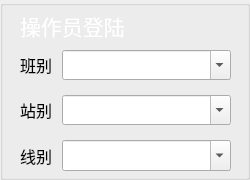
   <widget class="QGroupBox" name="DengLu">
    <property name="geometry">
     <rect>
      <x>300</x>
      <y>130</y>
      <width>250</width>
      <height>180</height>
     </rect>
    </property>
    <property name="autoFillBackground">
     <bool>false</bool>
    </property>
    <property name="styleSheet">
     <string notr="true">QGroupBox#DengLu{
border-image:url(:/VisionTest/Resources/Pictures/DengLu.jpg);
border: 0px solid;
}</string>
    </property>
    <property name="title">
     <string/>
    </property>
    <widget class="QLabel" name="label_16">
     <property name="geometry">
      <rect>
       <x>20</x>
       <y>10</y>
       <width>121</width>
       <height>31</height>
      </rect>
     </property>
     <property name="palette">
      <palette>
       <active>
        <colorrole role="WindowText">
         <brush brushstyle="SolidPattern">
          <color alpha="255">
           <red>255</red>
           <green>255</green>
           <blue>255</blue>
          </color>
         </brush>
        </colorrole>
        <colorrole role="Text">
         <brush brushstyle="SolidPattern">
          <color alpha="255">
           <red>255</red>
           <green>255</green>
           <blue>255</blue>
          </color>
         </brush>
        </colorrole>
        <colorrole role="PlaceholderText">
         <brush brushstyle="SolidPattern">
          <color alpha="128">
           <red>255</red>
           <green>255</green>
           <blue>255</blue>
          </color>
         </brush>
        </colorrole>
       </active>
       <inactive>
        <colorrole role="WindowText">
         <brush brushstyle="SolidPattern">
          <color alpha="255">
           <red>255</red>
           <green>255</green>
           <blue>255</blue>
          </color>
         </brush>
        </colorrole>
        <colorrole role="Text">
         <brush brushstyle="SolidPattern">
          <color alpha="255">
           <red>255</red>
           <green>255</green>
           <blue>255</blue>
          </color>
         </brush>
        </colorrole>
        <colorrole role="PlaceholderText">
         <brush brushstyle="SolidPattern">
          <color alpha="128">
           <red>255</red>
           <green>255</green>
           <blue>255</blue>
          </color>
         </brush>
        </colorrole>
       </inactive>
       <disabled>
        <colorrole role="WindowText">
         <brush brushstyle="SolidPattern">
          <color alpha="255">
           <red>120</red>
           <green>120</green>
           <blue>120</blue>
          </color>
         </brush>
        </colorrole>
        <colorrole role="Text">
         <brush brushstyle="SolidPattern">
          <color alpha="255">
           <red>120</red>
           <green>120</green>
           <blue>120</blue>
          </color>
         </brush>
        </colorrole>
        <colorrole role="PlaceholderText">
         <brush brushstyle="SolidPattern">
          <color alpha="128">
           <red>0</red>
           <green>0</green>
           <blue>0</blue>
          </color>
         </brush>
        </colorrole>
       </disabled>
      </palette>
     </property>
     <property name="font">
      <font>
       <family>方正粗黑宋简体</family>
       <pointsize>16</pointsize>
       <weight>50</weight>
       <bold>false</bold>
      </font>
     </property>
     <property name="autoFillBackground">
      <bool>false</bool>
     </property>
     <property name="text">
      <string>操作员登陆</string>
     </property>
    </widget>
    <widget class="QWidget" name="formLayoutWidget">
     <property name="geometry">
      <rect>
       <x>20</x>
       <y>50</y>
       <width>211</width>
       <height>121</height>
      </rect>
     </property>
     <layout class="QFormLayout" name="formLayout">
      <property name="sizeConstraint">
       <enum>QLayout::SetNoConstraint</enum>
      </property>
      <property name="fieldGrowthPolicy">
       <enum>QFormLayout::AllNonFixedFieldsGrow</enum>
      </property>
      <property name="labelAlignment">
       <set>Qt::AlignCenter</set>
      </property>
      <property name="horizontalSpacing">
       <number>10</number>
      </property>
      <property name="verticalSpacing">
       <number>15</number>
      </property>
      <property name="leftMargin">
       <number>0</number>
      </property>
      <item row="0" column="0">
       <widget class="QLabel" name="label_13">
        <property name="font">
         <font>
          <family>方正粗黑宋简体</family>
          <pointsize>12</pointsize>
          <weight>50</weight>
          <bold>false</bold>
         </font>
        </property>
        <property name="text">
         <string>班别</string>
        </property>
       </widget>
      </item>
      <item row="1" column="0">
       <widget class="QLabel" name="label_14">
        <property name="font">
         <font>
          <family>方正粗黑宋简体</family>
          <pointsize>12</pointsize>
          <weight>50</weight>
          <bold>false</bold>
         </font>
        </property>
        <property name="text">
         <string>站别</string>
        </property>
       </widget>
      </item>
      <item row="2" column="0">
       <widget class="QLabel" name="label_15">
        <property name="font">
         <font>
          <family>方正粗黑宋简体</family>
          <pointsize>12</pointsize>
          <weight>50</weight>
          <bold>false</bold>
         </font>
        </property>
        <property name="text">
         <string>线别</string>
        </property>
       </widget>
      </item>
      <item row="0" column="1">
       <widget class="QComboBox" name="comboBox_2">
        <property name="font">
         <font>
          <family>方正粗黑宋简体</family>
          <pointsize>12</pointsize>
         </font>
        </property>
        <property name="editable">
         <bool>true</bool>
        </property>
       </widget>
      </item>
      <item row="1" column="1">
       <widget class="QComboBox" name="comboBox_3">
        <property name="font">
         <font>
          <family>方正粗黑宋简体</family>
          <pointsize>12</pointsize>
         </font>
        </property>
        <property name="editable">
         <bool>true</bool>
        </property>
       </widget>
      </item>
      <item row="2" column="1">
       <widget class="QComboBox" name="comboBox_4">
        <property name="font">
         <font>
          <family>方正粗黑宋简体</family>
          <pointsize>12</pointsize>
         </font>
        </property>
        <property name="editable">
         <bool>true</bool>
        </property>
       </widget>
      </item>
     </layout>
    </widget>
   </widget>
